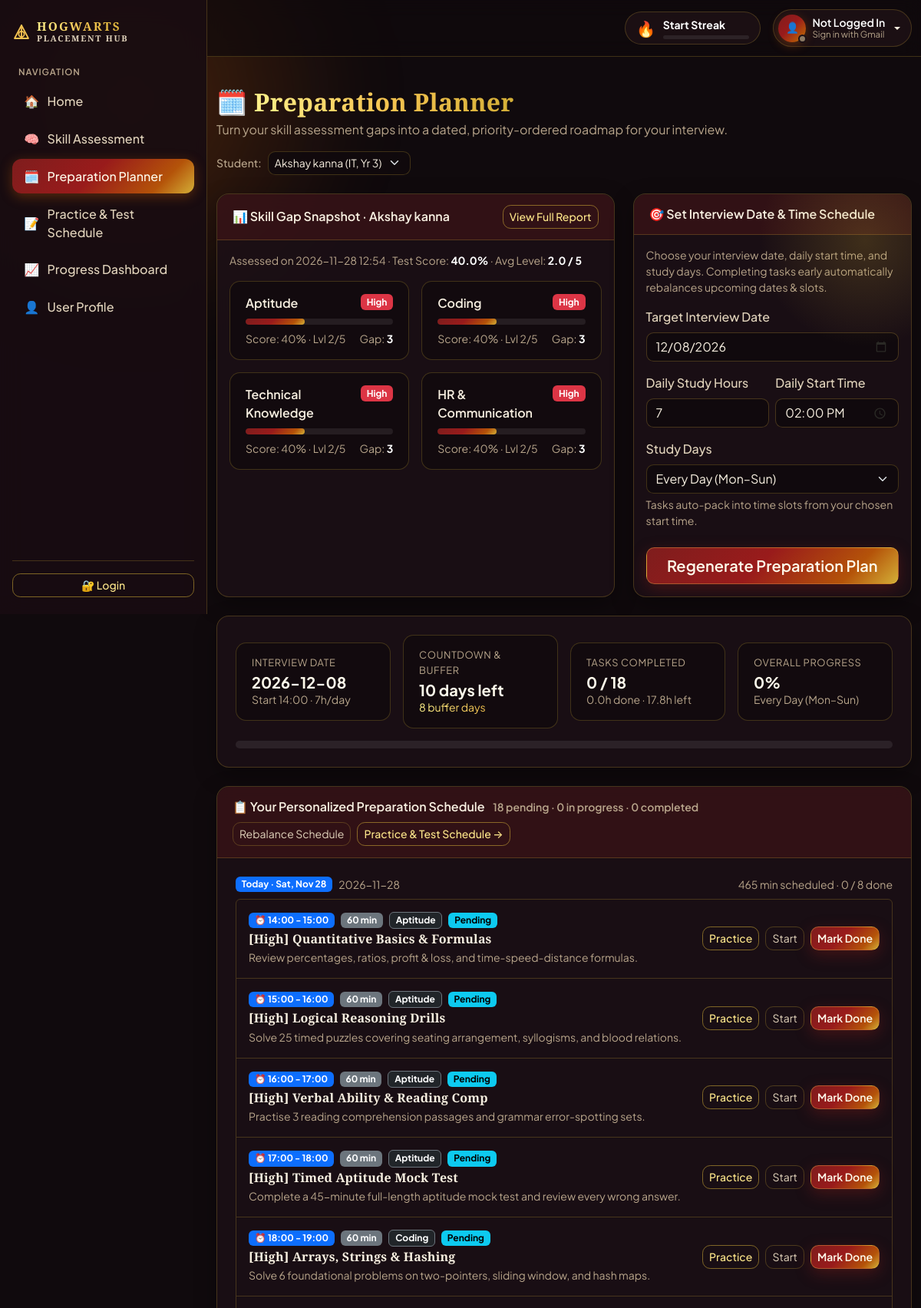
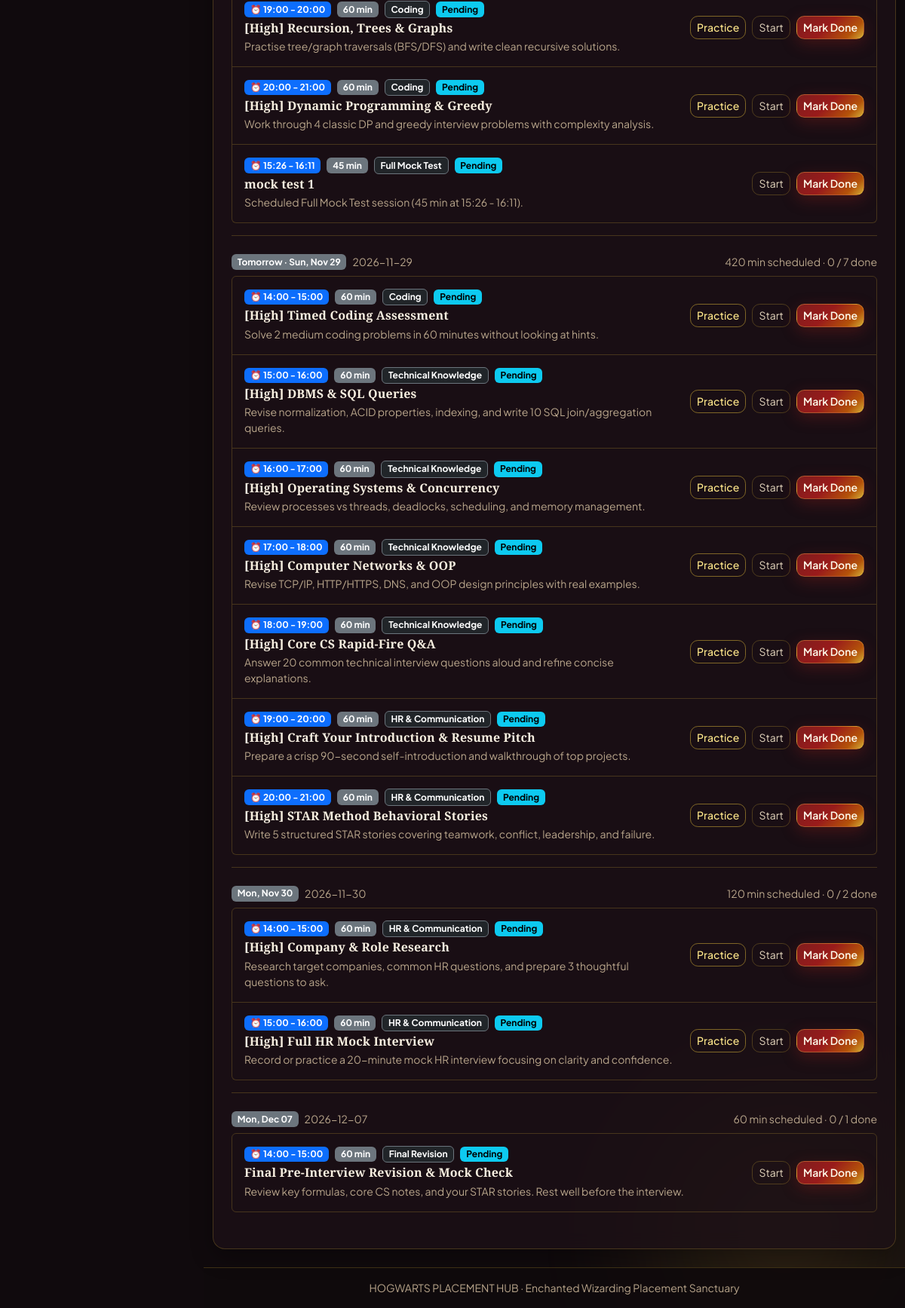
Screenshot of /planner with the database file from the repository (2 pictures, top to bottom).
### tables this page shows
CREATE TABLE students (
    id          INTEGER PRIMARY KEY AUTOINCREMENT,
    name        TEXT NOT NULL,
    email       TEXT NOT NULL UNIQUE,
    branch      TEXT NOT NULL,
    year        INTEGER NOT NULL,
    created_at  TEXT NOT NULL DEFAULT (datetime('now', 'localtime'))
);

CREATE TABLE skill_assessments (
    id             INTEGER PRIMARY KEY AUTOINCREMENT,
    student_id     INTEGER NOT NULL,
    category       TEXT NOT NULL,            -- e.g. Aptitude, Coding
    topic          TEXT NOT NULL,            -- e.g. DBMS
    self_rating    INTEGER CHECK (self_rating BETWEEN 1 AND 5),
    score_percent  REAL    CHECK (score_percent BETWEEN 0 AND 100),
    target_level   REAL    CHECK (target_level BETWEEN 1 AND 5),
    skill_gap      REAL    CHECK (skill_gap >= 0),
    assessed_at    TEXT NOT NULL DEFAULT (datetime('now', 'localtime')),
    FOREIGN KEY (student_id) REFERENCES students(id) ON DELETE CASCADE
);

CREATE TABLE preparation_tasks (
    id                   INTEGER PRIMARY KEY AUTOINCREMENT,
    student_id           INTEGER NOT NULL,
    skill_assessment_id  INTEGER,            -- optional: which gap this task fixes
    title                TEXT NOT NULL,
    description          TEXT,
    category             TEXT,
    due_date             TEXT,               -- YYYY-MM-DD
    status               TEXT NOT NULL DEFAULT 'pending'
                         CHECK (status IN ('pending', 'in_progress', 'completed')),
    created_at           TEXT NOT NULL DEFAULT (datetime('now', 'localtime')),
    completed_at         TEXT, time_slot TEXT, estimated_minutes INTEGER NOT NULL DEFAULT 60, sort_order INTEGER NOT NULL DEFAULT 0,
    FOREIGN KEY (student_id) REFERENCES students(id) ON DELETE CASCADE,
    FOREIGN KEY (skill_assessment_id) REFERENCES skill_assessments(id) ON DELETE SET NULL
);

### app.py (the view)
    @app.route("/planner", methods=["GET", "POST"])
    def planner_page():
        return planner_module.handle_planner_request(app.config["DATABASE"])

### templates/planner.html (shortened to what this page needs)
{% extends "base.html" %}
{% block content %}
<div class="d-flex flex-wrap justify-content-between align-items-center gap-3 mb-4">
  <div>
    <h1 class="h2 fw-bold mb-1">🗓️ <span class="text-gradient">Preparation Planner</span></h1>
    <p class="text-muted mb-0">
      Turn your skill assessment gaps into a dated, priority-ordered roadmap for your interview.
    </p>
  </div>
  {% if students %}
  <form method="get" action="{{ url_for('planner_page') }}" class="d-flex align-items-center gap-2">
    <label for="student-select" class="form-label mb-0 small text-muted text-nowrap">Student:</label>
    <select id="student-select" name="student" class="form-select form-select-sm" onchange="this.form.submit()">
      {% for s in students %}
      <option value="{{ s.id }}" {% if s.id == selected_student_id %}selected{% endif %}>
        {{ s.name }} ({{ s.branch }}, Yr {{ s.year }})
      </option>
      {% endfor %}
    </select>
  </form>
  {% endif %}
</div>
{% if not students %}
<div class="card hero-card text-center p-5">
  <div class="display-4 mb-3">🧠</div>
  <h2 class="h4 fw-bold mb-2">No Skill Assessments Found Yet</h2>
  <p class="text-muted mx-auto mb-4" style="max-width: 540px;">
    Complete a Skill Assessment first so the Preparation Planner can analyze your skill gaps and build a personalized study schedule.
  </p>
  <div>
    <a href="{{ url_for('assessment_page') }}" class="btn btn-primary btn-lg px-4">
      Take Skill Assessment
    </a>
  </div>
</div>
{% else %}
<div class="row g-4 mb-4">
  <div class="col-lg-7">
    <div class="card h-100">
      <div class="card-header fw-semibold d-flex justify-content-between align-items-center">
        <span>📊 Skill Gap Snapshot &middot; {{ assessment.student.name }}</span>
        <a href="{{ url_for('assessment_page', student=assessment.student.id) }}" class="btn btn-sm btn-outline-primary">
          View Full Report
        </a>
      </div>
      <div class="card-body">
        <p class="small text-muted mb-3">
          Assessed on {{ assessment.assessed_at[:16] }}
          {% if assessment.average_score is not none %}&middot; Test Score: <strong class="text-white">{{ assessment.average_score }}%</strong>{% endif %}
          &middot; Avg Level: <strong class="text-white">{{ assessment.average_rating }} / 5</strong>
        </p>
        <div class="row g-3">
          {% for r in assessment.results | sort(attribute='priority_rank') %}
          <div class="col-sm-6">
            <div class="stat-box h-100">
              <div class="d-flex justify-content-between align-items-start mb-2">
                <span class="fw-semibold">{{ r.label }}</span>
                <span class="badge text-bg-{{ r.badge }}">{{ r.priority }}</span>
              </div>
              <div class="progress mb-2" style="height: 8px;">
                <div class="progress-bar" style="width: {{ r.rating * 20 }}%"></div>
              </div>
              <div class="d-flex justify-content-between small text-muted">
                <span>
                  {% if r.score_percent is not none %}Score: {{ r.score_percent | int }}% &middot; {% endif %}
                  Lvl {{ r.rating }}/5
                </span>
                <span>Gap: <strong class="text-white">{{ r.gap }}</strong></span>
              </div>
            </div>
          </div>
          {% endfor %}
        </div>
      </div>
    </div>
  </div>
  <div class="col-lg-5">
    <div class="card hero-card h-100">
      <div class="card-header fw-semibold">🎯 Set Interview Date &amp; Time Schedule</div>
      <div class="card-body d-flex flex-column">
        <p class="small text-muted mb-3">
          Choose your interview date, daily start time, and study days. Completing tasks early automatically rebalances upcoming dates &amp; slots.
        </p>
        <form method="post" action="{{ url_for('planner_page') }}" class="d-flex flex-column flex-grow-1" novalidate>
          <div class="mb-3">
            <label for="interview_date" class="form-label">Target Interview Date</label>
            <input type="date"
                   id="interview_date"
                   name="interview_date"
                   min="{{ today_iso }}"
                   class="form-control {{ 'is-invalid' if errors.get('interview_date') }}"
                   value="{{ form.get('interview_date') or (plan.interview_date if plan else '') }}"
                   required>
          </div>
          <div class="row g-2 mb-3">
            <div class="col-sm-6">
              <label for="hours_per_day" class="form-label">Daily Study Hours</label>
              <input type="number"
                     id="hours_per_day"
                     name="hours_per_day"
                     min="1"
                     max="12"
                     class="form-control {{ 'is-invalid' if errors.get('hours_per_day') }}"
                     value="{{ form.get('hours_per_day') or (plan.schedule_config.hours_per_day if plan else '2') }}">
            </div>
            <div class="col-sm-6">
              <label for="daily_start_time" class="form-label">Daily Start Time</label>
              <input type="time"
                     id="daily_start_time"
                     name="daily_start_time"
                     class="form-control {{ 'is-invalid' if errors.get('daily_start_time') }}"
                     value="{{ form.get('daily_start_time') or (plan.schedule_config.daily_start_time if plan else '18:00') }}">
            </div>
          </div>
          <div class="mb-4">
            <label for="study_days" class="form-label">Study Days</label>
            {% set chosen_days = form.get('study_days') or (plan.schedule_config.study_days if plan else 'all') %}
            <select id="study_days" name="study_days" class="form-select {{ 'is-invalid' if errors.get('study_days') }}">
              {% for day_key, day_label in study_day_options.items() %}
              <option value="{{ day_key }}" {% if chosen_days == day_key %}selected{% endif %}>{{ day_label }}</option>
              {% endfor %}
            </select>
            {% if errors.get('study_days') %}
            <div class="invalid-feedback">{{ errors.get('study_days') }}</div>
            {% else %}
            <div class="form-text text-muted">Tasks auto-pack into time slots from your chosen start time.</div>
            {% endif %}
          </div>
          <button type="submit" class="btn btn-primary btn-lg w-100 mt-auto">
            {% if plan %}Regenerate Preparation Plan{% else %}Generate Preparation Plan{% endif %}
          </button>
        </form>
      </div>
    </div>
  </div>
</div>
{% if plan %}
<div class="card mb-4">
  <div class="card-body p-4">
    <div class="row g-3 align-items-center mb-3">
      <div class="col-md-3 col-6">
        <div class="stat-box">
          <div class="stat-label">Interview Date</div>
          <div class="stat-value fs-5 mt-1">{{ plan.interview_date }}</div>
          <div class="small text-muted">Start {{ plan.schedule_config.daily_start_time }} &middot; {{ plan.schedule_config.hours_per_day }}h/day</div>
        </div>
      </div>
      <div class="col-md-3 col-6">
        <div class="stat-box">
          <div class="stat-label">Countdown &amp; Buffer</div>
          <div class="stat-value fs-5 mt-1">
            {% if plan.days_remaining is none %}&mdash;
            {% elif plan.days_remaining == 0 %}<span class="text-warning">Today!</span>
            {% elif plan.days_remaining > 0 %}{{ plan.days_remaining }} day{{ 's' if plan.days_remaining != 1 }} left
            {% else %}<span class="text-danger">Passed</span>
            {% endif %}
          </div>
          {% if plan.buffer_days is not none %}
          <div class="small text-gradient">{{ plan.buffer_days }} buffer day{{ 's' if plan.buffer_days != 1 }}</div>
          {% endif %}
        </div>
      </div>
      <div class="col-md-3 col-6">
        <div class="stat-box">
          <div class="stat-label">Tasks Completed</div>
          <div class="stat-value fs-5 mt-1">{{ plan.stats.completed }} / {{ plan.stats.total }}</div>
          <div class="small text-muted">{{ (plan.stats.completed_minutes / 60) | round(1) }}h done &middot; {{ (plan.stats.remaining_minutes / 60) | round(1) }}h left</div>
        </div>
      </div>
      <div class="col-md-3 col-6">
        <div class="stat-box">
          <div class="stat-label">Overall Progress</div>
          <div class="stat-value fs-5 mt-1">{{ plan.stats.completion_percent }}%</div>
          <div class="small text-muted">{{ study_day_options.get(plan.schedule_config.study_days, 'Every Day') }}</div>
        </div>
      </div>
    </div>
    <div class="progress" style="height: 10px;" role="progressbar"
         aria-label="Preparation completion" aria-valuenow="{{ plan.stats.completion_percent }}"
         aria-valuemin="0" aria-valuemax="100">
    </div>
  </div>
</div>
<div class="card">
  <div class="card-header fw-semibold d-flex flex-wrap justify-content-between align-items-center gap-2">
    <div>
      <span>📋 Your Personalized Preparation Schedule</span>
      <span class="small text-muted ms-2">{{ plan.stats.pending }} pending &middot; {{ plan.stats.in_progress }} in progress &middot; {{ plan.stats.completed }} completed</span>
    </div>
    <div class="d-flex flex-wrap gap-2">
      <form method="post" action="{{ url_for('planner_page') }}" class="d-inline">
        <button type="submit" class="btn btn-sm btn-outline-secondary">Rebalance Schedule</button>
      </form>
      <a href="{{ url_for('practice_page', student=assessment.student.id) }}" class="btn btn-sm btn-outline-primary">
        Practice &amp; Test Schedule &rarr;
      </a>
    </div>
  </div>
  <div class="card-body p-3 p-md-4">
    {% for day in plan.schedule_days %}
    <div class="mb-4 {% if not loop.last %}pb-3 border-bottom{% endif %}" style="border-color: var(--border-subtle) !important;">
      <div class="d-flex flex-wrap justify-content-between align-items-center gap-2 mb-2">
        <div class="d-flex align-items-center gap-2">
          <span class="badge {{ 'text-bg-primary' if day.is_today else 'text-bg-secondary' }}">{{ day.label }}</span>
          <span class="small text-muted">{{ day.date }}</span>
        </div>
        <span class="small text-muted">
          {{ day.total_minutes }} min scheduled &middot; {{ day.completed_count }} / {{ day.tasks | length }} done
        </span>
      </div>
      <div class="list-group">
        {% for task in day.tasks %}
        <div class="list-group-item p-3">
          <div class="d-flex flex-column flex-md-row justify-content-between align-items-md-center gap-3">
            <div>
              <div class="d-flex flex-wrap align-items-center gap-2 mb-1">
                {% if task.time_slot %}
                <span class="badge text-bg-primary">⏰ {{ task.time_slot }}</span>
                {% endif %}
                <span class="badge text-bg-secondary">{{ task.estimated_minutes }} min</span>
                <span class="badge text-bg-dark border border-secondary">{{ task.category }}</span>
                {% if task.status == 'completed' %}
                  <span class="badge text-bg-success">Completed</span>
                {% elif task.status == 'in_progress' %}
                  <span class="badge text-bg-warning">In Progress</span>
                {% else %}
                  <span class="badge text-bg-info">Pending</span>
                {% endif %}
              </div>
              <h3 class="h6 fw-bold mb-1 {% if task.status == 'completed' %}text-decoration-line-through text-muted{% endif %}">
                {{ task.title }}
              </h3>
              <p class="small text-muted mb-0">{{ task.description }}</p>
            </div>
            <div class="d-flex flex-wrap flex-shrink-0 gap-2">
              {% if task.category in ['Aptitude', 'Coding', 'Technical Knowledge', 'HR & Communication'] and task.status != 'completed' %}
              <a href="{{ url_for('practice_page', student=assessment.student.id, task_id=task.id, category=task.category) }}"
                 class="btn btn-sm btn-outline-primary">
                Practice
              </a>
              {% endif %}
              <form method="post" action="{{ url_for('planner_page') }}" class="d-flex gap-2">
                {% if task.status != 'in_progress' and task.status != 'completed' %}
                <button type="submit" name="status" value="in_progress" class="btn btn-sm btn-outline-secondary">
                  Start
                </button>
                {% endif %}
                {% if task.status != 'completed' %}
                <button type="submit" name="status" value="completed" class="btn btn-sm btn-primary">
                  Mark Done
                </button>
                {% else %}
                <button type="submit" name="status" value="pending" class="btn btn-sm btn-outline-secondary">
                  Reopen
                </button>
                {% endif %}
              </form>
            </div>
          </div>
        </div>
        {% endfor %}
      </div>
    </div>
    {% endfor %}
  </div>
</div>
{% else %}
<div class="card p-4 text-center">
  <p class="text-muted mb-0">
    Choose your target interview date and daily time schedule above, then click <strong>Generate Preparation Plan</strong>.
  </p>
</div>
{% endif %}
{% endif %}
{% endblock %}

### rows the page displays
students: student.name "Akshay kanna"
skill_assessments: label "Aptitude", priority "High", score_percent "40", rating "2", gap "3"
skill_assessments: label "Coding", priority "High", score_percent "40", rating "2", gap "3"
skill_assessments: label "Technical Knowledge", priority "High", score_percent "40", rating "2", gap "3"
skill_assessments: label "HR & Communication", priority "High", score_percent "40", rating "2", gap "3"
preparation_tasks: interview_date "12/08/2026", interview_date "2026-12-08"
preparation_tasks: label "Today · Sat, Nov 28", date "2026-11-28", total_minutes "465", completed_count "0", tasks|length "8", time_slot "14:00 - 15:00", estimated_minutes "60", category "Aptitude", status "Pending", title "[High] Quantitative Basics & Formulas", description "Review percentages, ratios, profit & loss, and time-speed-distance formulas."
preparation_tasks: time_slot "15:00 - 16:00", estimated_minutes "60", category "Aptitude", status "Pending", title "[High] Logical Reasoning Drills", description "Solve 25 timed puzzles covering seating arrangement, syllogisms, and blood relations."
preparation_tasks: time_slot "16:00 - 17:00", estimated_minutes "60", category "Aptitude", status "Pending", title "[High] Verbal Ability & Reading Comp", description "Practise 3 reading comprehension passages and grammar error-spotting sets."
preparation_tasks: time_slot "17:00 - 18:00", estimated_minutes "60", category "Aptitude", status "Pending", title "[High] Timed Aptitude Mock Test", description "Complete a 45-minute full-length aptitude mock test and review every wrong answer."
preparation_tasks: time_slot "18:00 - 19:00", estimated_minutes "60", category "Coding", status "Pending", title "[High] Arrays, Strings & Hashing", description "Solve 6 foundational problems on two-pointers, sliding window, and hash maps."
preparation_tasks: time_slot "19:00 - 20:00", estimated_minutes "60", category "Coding", status "Pending", title "[High] Recursion, Trees & Graphs", description "Practise tree/graph traversals (BFS/DFS) and write clean recursive solutions."
preparation_tasks: time_slot "20:00 - 21:00", estimated_minutes "60", category "Coding", status "Pending", title "[High] Dynamic Programming & Greedy", description "Work through 4 classic DP and greedy interview problems with complexity analysis."
preparation_tasks: time_slot "15:26 - 16:11", estimated_minutes "45", category "Full Mock Test", status "Pending", title "mock test 1", description "Scheduled Full Mock Test session (45 min at 15:26 - 16:11)."
preparation_tasks: label "Tomorrow · Sun, Nov 29", date "2026-11-29", total_minutes "420", completed_count "0", tasks|length "7", time_slot "14:00 - 15:00", estimated_minutes "60", category "Coding", status "Pending", title "[High] Timed Coding Assessment", description "Solve 2 medium coding problems in 60 minutes without looking at hints."
preparation_tasks: time_slot "15:00 - 16:00", estimated_minutes "60", category "Technical Knowledge", status "Pending", title "[High] DBMS & SQL Queries", description "Revise normalization, ACID properties, indexing, and write 10 SQL join/aggregation queries."
preparation_tasks: time_slot "16:00 - 17:00", estimated_minutes "60", category "Technical Knowledge", status "Pending", title "[High] Operating Systems & Concurrency", description "Review processes vs threads, deadlocks, scheduling, and memory management."
preparation_tasks: time_slot "17:00 - 18:00", estimated_minutes "60", category "Technical Knowledge", status "Pending", title "[High] Computer Networks & OOP", description "Revise TCP/IP, HTTP/HTTPS, DNS, and OOP design principles with real examples."
preparation_tasks: time_slot "18:00 - 19:00", estimated_minutes "60", category "Technical Knowledge", status "Pending", title "[High] Core CS Rapid-Fire Q&A", description "Answer 20 common technical interview questions aloud and refine concise explanations."
preparation_tasks: time_slot "19:00 - 20:00", estimated_minutes "60", category "HR & Communication", status "Pending", title "[High] Craft Your Introduction & Resume Pitch", description "Prepare a crisp 90-second self-introduction and walkthrough of top projects."
preparation_tasks: time_slot "20:00 - 21:00", estimated_minutes "60", category "HR & Communication", status "Pending", title "[High] STAR Method Behavioral Stories", description "Write 5 structured STAR stories covering teamwork, conflict, leadership, and failure."
preparation_tasks: label "Mon, Nov 30", date "2026-11-30", total_minutes "120", completed_count "0", tasks|length "2", time_slot "14:00 - 15:00", estimated_minutes "60", category "HR & Communication", status "Pending", title "[High] Company & Role Research", description "Research target companies, common HR questions, and prepare 3 thoughtful questions to ask."
preparation_tasks: time_slot "15:00 - 16:00", estimated_minutes "60", category "HR & Communication", status "Pending", title "[High] Full HR Mock Interview", description "Record or practice a 20-minute mock HR interview focusing on clarity and confidence."
preparation_tasks: label "Mon, Dec 07", date "2026-12-07", total_minutes "60", completed_count "0", tasks|length "1", time_slot "14:00 - 15:00", estimated_minutes "60", category "Final Revision", status "Pending", title "Final Pre-Interview Revision & Mock Check", description "Review key formulas, core CS notes, and your STAR stories. Rest well before the interview."

### other values shown
{{ assessment.assessed_at[:16] }} "2026-11-28 12:54"
{{ assessment.average_score }} "40.0"
{{ assessment.average_rating }} "2.0"
{{ plan.schedule_config.daily_start_time }} "14:00"
{{ plan.schedule_config.hours_per_day }} "7"
{{ plan.days_remaining }} "10"
{{ 's' if plan.days_remaining != 1 }} "s"
{{ plan.buffer_days }} "8"
{{ 's' if plan.buffer_days != 1 }} "s"
{{ plan.stats.completed }} "0"
{{ plan.stats.total }} "18"
{{ (plan.stats.completed_minutes / 60) | round(1) }} "0.0"
{{ (plan.stats.remaining_minutes / 60) | round(1) }} "17.8"
{{ plan.stats.completion_percent }} "0"
{{ study_day_options.get(plan.schedule_config.study_days, 'Every Day') }} "Every Day (Mon–Sun)"
